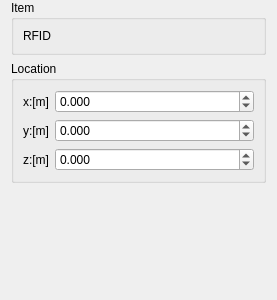
<?xml version="1.0" encoding="UTF-8"?>
<ui version="4.0">
 <class>WidgetRFIDsetting</class>
 <widget class="QWidget" name="WidgetRFIDsetting">
  <property name="geometry">
   <rect>
    <x>0</x>
    <y>0</y>
    <width>277</width>
    <height>300</height>
   </rect>
  </property>
  <property name="windowTitle">
   <string>Form</string>
  </property>
  <layout class="QVBoxLayout" name="verticalLayout_2">
   <property name="topMargin">
    <number>0</number>
   </property>
   <item>
    <widget class="QGroupBox" name="groupBox_2">
     <property name="title">
      <string>Item</string>
     </property>
     <layout class="QHBoxLayout" name="horizontalLayout_4">
      <item>
       <widget class="QLabel" name="label_4">
        <property name="text">
         <string>RFID</string>
        </property>
       </widget>
      </item>
     </layout>
    </widget>
   </item>
   <item>
    <widget class="QGroupBox" name="groupBox">
     <property name="title">
      <string>Location</string>
     </property>
     <layout class="QVBoxLayout" name="verticalLayout">
      <item>
       <layout class="QHBoxLayout" name="horizontalLayout" stretch="1,19">
        <item>
         <widget class="QLabel" name="label">
          <property name="text">
           <string>x:[m]</string>
          </property>
         </widget>
        </item>
        <item>
         <widget class="customDoubleSpinBox" name="doubleSpinBox_x">
          <property name="decimals">
           <number>3</number>
          </property>
          <property name="minimum">
           <double>-90.000000000000000</double>
          </property>
          <property name="singleStep">
           <double>0.010000000000000</double>
          </property>
         </widget>
        </item>
       </layout>
      </item>
      <item>
       <layout class="QHBoxLayout" name="horizontalLayout_2" stretch="1,19">
        <item>
         <widget class="QLabel" name="label_2">
          <property name="text">
           <string>y:[m]</string>
          </property>
         </widget>
        </item>
        <item>
         <widget class="customDoubleSpinBox" name="doubleSpinBox_y">
          <property name="decimals">
           <number>3</number>
          </property>
          <property name="minimum">
           <double>-99.000000000000000</double>
          </property>
          <property name="singleStep">
           <double>0.010000000000000</double>
          </property>
         </widget>
        </item>
       </layout>
      </item>
      <item>
       <layout class="QHBoxLayout" name="horizontalLayout_3" stretch="1,19">
        <item>
         <widget class="QLabel" name="label_3">
          <property name="text">
           <string>z:[m]</string>
          </property>
         </widget>
        </item>
        <item>
         <widget class="customDoubleSpinBox" name="doubleSpinBox_z">
          <property name="decimals">
           <number>3</number>
          </property>
          <property name="minimum">
           <double>-99.000000000000000</double>
          </property>
          <property name="singleStep">
           <double>0.010000000000000</double>
          </property>
         </widget>
        </item>
       </layout>
      </item>
     </layout>
    </widget>
   </item>
   <item>
    <spacer name="verticalSpacer">
     <property name="orientation">
      <enum>Qt::Vertical</enum>
     </property>
     <property name="sizeHint" stdset="0">
      <size>
       <width>20</width>
       <height>86</height>
      </size>
     </property>
    </spacer>
   </item>
  </layout>
 </widget>
 <customwidgets>
  <customwidget>
   <class>customDoubleSpinBox</class>
   <extends>QDoubleSpinBox</extends>
   <header>ModelCustomWidget.h</header>
  </customwidget>
 </customwidgets>
 <resources/>
 <connections/>
</ui>
